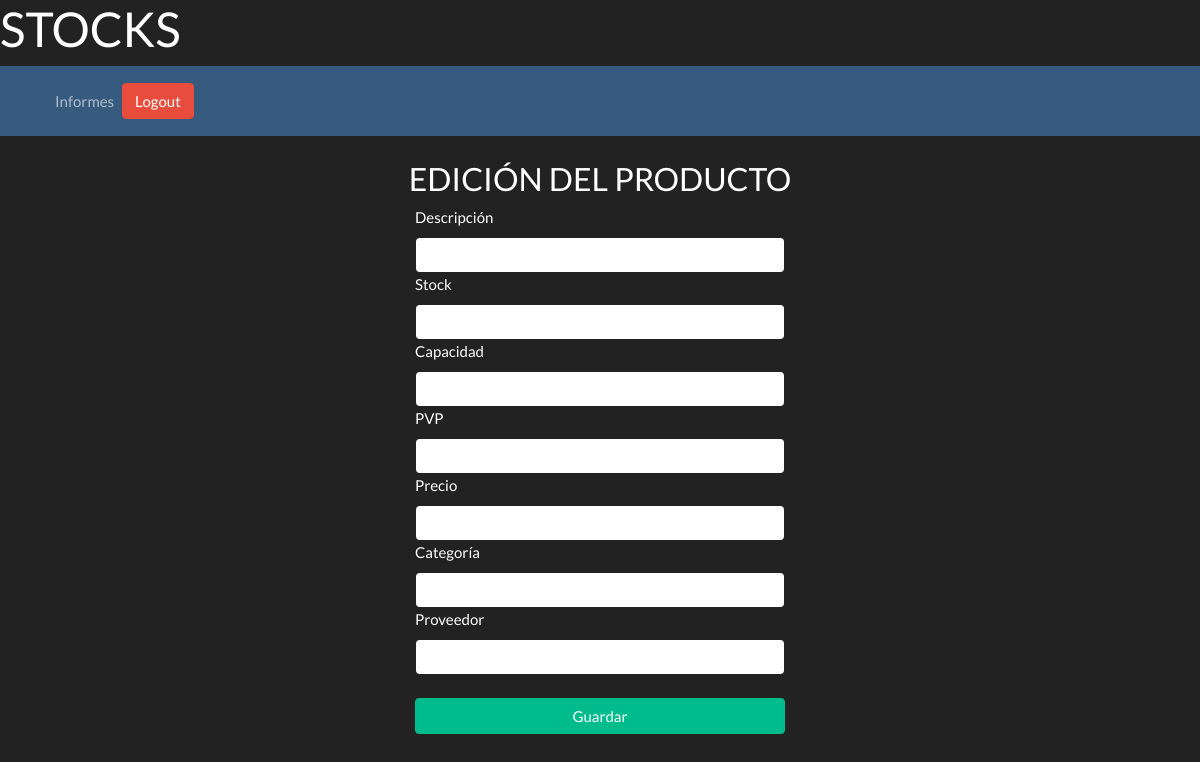
The page /editar-producto/4 on the database as committed earlier.
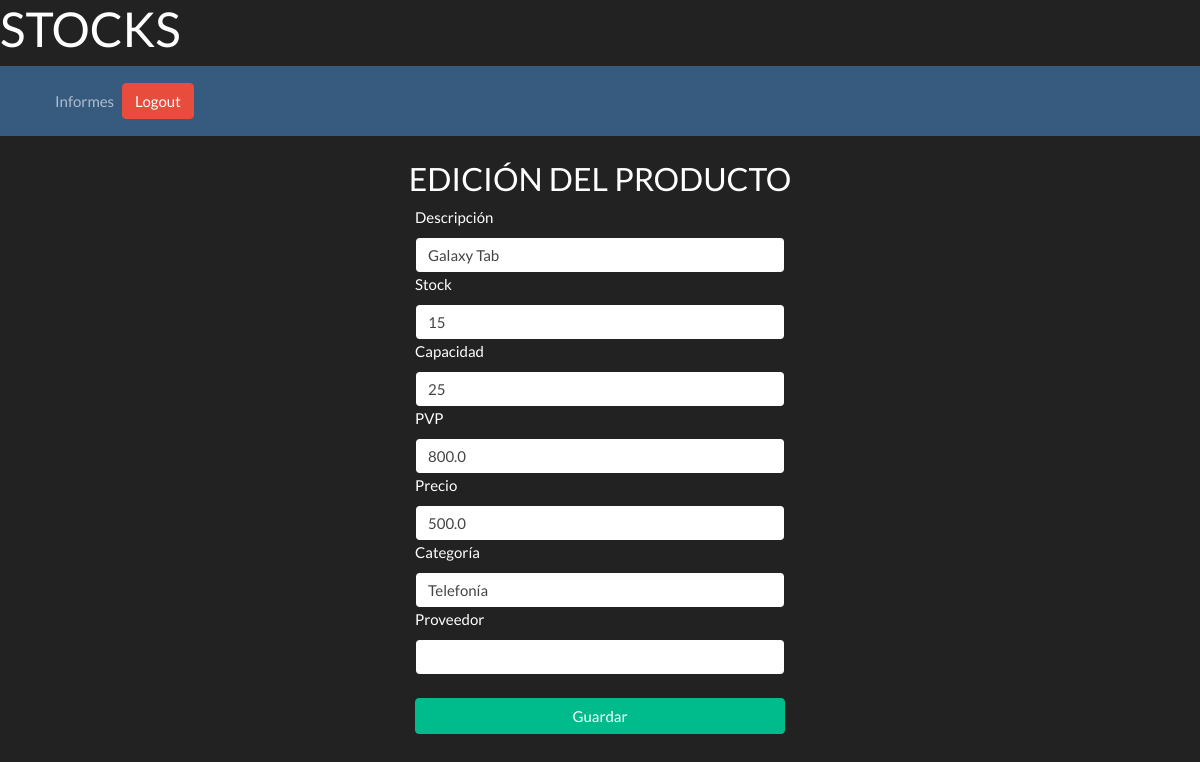
The same page on the database as committed later.
### models.py (models this page shows, shortened)
class Producto(db.Base):
    __tablename__ = 'producto'
    __table_args__ = {'sqlite_autoincrement': True}
    id = Column(Integer, primary_key=True)
    descripcion = Column(String(200), nullable=False, unique=True)
    stock = Column(Integer, nullable=False)
    capacidad = Column(Integer, nullable=False)
    pvp = Column(Float, nullable=False)
    precio = Column(Float, nullable=False)
    categoria = Column(String(50), nullable=False)
    id_proveedor = Column(Integer, ForeignKey('proveedor.id_proveedor'))

### stocks.py (the view)
@bp.route('/editar-producto/<id>')
def editar(id):
    producto = get_db().execute('SELECT * FROM producto WHERE id = ?', (id,)).fetchone()
    return render_template('stocks/inventario/editProduct.html', producto=producto)

### db.py (called while the page is built)
def get_db():
    if 'db' not in g:
        g.db = sqlite3.connect(current_app.config['DATABASE'])
        g.db.row_factory = sqlite3.Row
    return g.db

### templates/auth.py (called while the page is built)
@bp.before_app_request
def load_logged_in_user():
    id_usuario = session.get('id_usuario')
    if id_usuario is None:
        g.usuario = None
    else:
        g.usuario = get_db().execute(
            'SELECT * FROM usuario WHERE id_usuario = ?', (id_usuario,)
        ).fetchone()

### templates/stocks/inventario/editProduct.html (shortened to what this page needs)
<!DOCTYPE html>
<html lang="en" xmlns="http://www.w3.org/1999/html">
<head>
    <link rel="stylesheet" href="https://cdn.jsdelivr.net/npm/bootswatch@4.5.2/dist/darkly/bootstrap.min.css"
>
</head>
<body>
<main>
    <h1>STOCKS</h1>
    <nav class="navbar navbar-expand-lg navbar-dark bg-primary">
        <div class="container-fluid">
            <div class="collapse navbar-collapse" id="navbarColor03">
                <ul class="navbar-nav me-auto">
                    <li class="nav-item">
                        <a class="nav-link" href="/informes">Informes</a>
                    </li>
                </ul>
                <div class="fixed">
                    <a href="{{ url_for('auth.logout') }}" class="btn btn-danger">Logout</a>
                </div>
            </div>
        </div>
    </nav>
    <h3 class="text-center mt-4">EDICIÓN DEL PRODUCTO</h3>
    <div class="form-group">
        <div class="col-md-4 offset-md-4 my-auto">
            <form action='/editProduct/{{producto.id}}' method='post'>
                <label class="col-form-" for="inputDescripcion">Descripción</label>
                <input type="text" name=new_descripcion class="form-control" value=
                        '{{producto.descripcion}}' id="inputDescripcion" >
                <label class='col-form-' for="inputStock">Stock</label>
                <input type="number" name=new_stock class="form-control" value=
                        '{{producto.stock}}' id="inputStock">
                <label class='col-form-' for="inputCapacidad">Capacidad</label>
                <input type="number" name=new_capacidad class="form-control" value=
                        '{{producto.capacidad}}' id="inputCapacidad">
                <label class="col-form-" for="inputPVP">PVP</label>
                <input type="number" name=new_PVP class="form-control" value=
                        '{{producto.PVP}}' id="inputPVP">
                <label class="col-form-" for="inputPrecio">Precio</label>
                <input type="number" name=new_precio class="form-control" value=
                        "{{producto.precio}}" id="inputPrecio">
                <label class="col-form-" for="inputCategoria">Categoría</label>
                <input type="text" name=new_categoria class="form-control" value=
                        '{{producto.categoria}}' id="inputCategoria">
                <label class="col-form-" for="inputCategoria">Proveedor</label>
                <input type="text" name=new_proveedor class="form-control" value=
                        '{{producto.proveedor}}' id="inputProveedor">
                <button type="submit" class="btn btn-success btn-block">Guardar</button>
            </form>
        </div>
    </div>
</main>
</body>
</html>

### templates/stocks/inventario/editProduct.html (style rules this page uses)
div.fixed { position: relative; right: 0; width: 300px; }

Rows that differ between the two databases and show on the page:
added Producto: new_descripcion "Galaxy Tab", new_stock "15", new_capacidad "25", new_PVP "800.0", new_precio "500.0", new_categoria "Telefonía"
